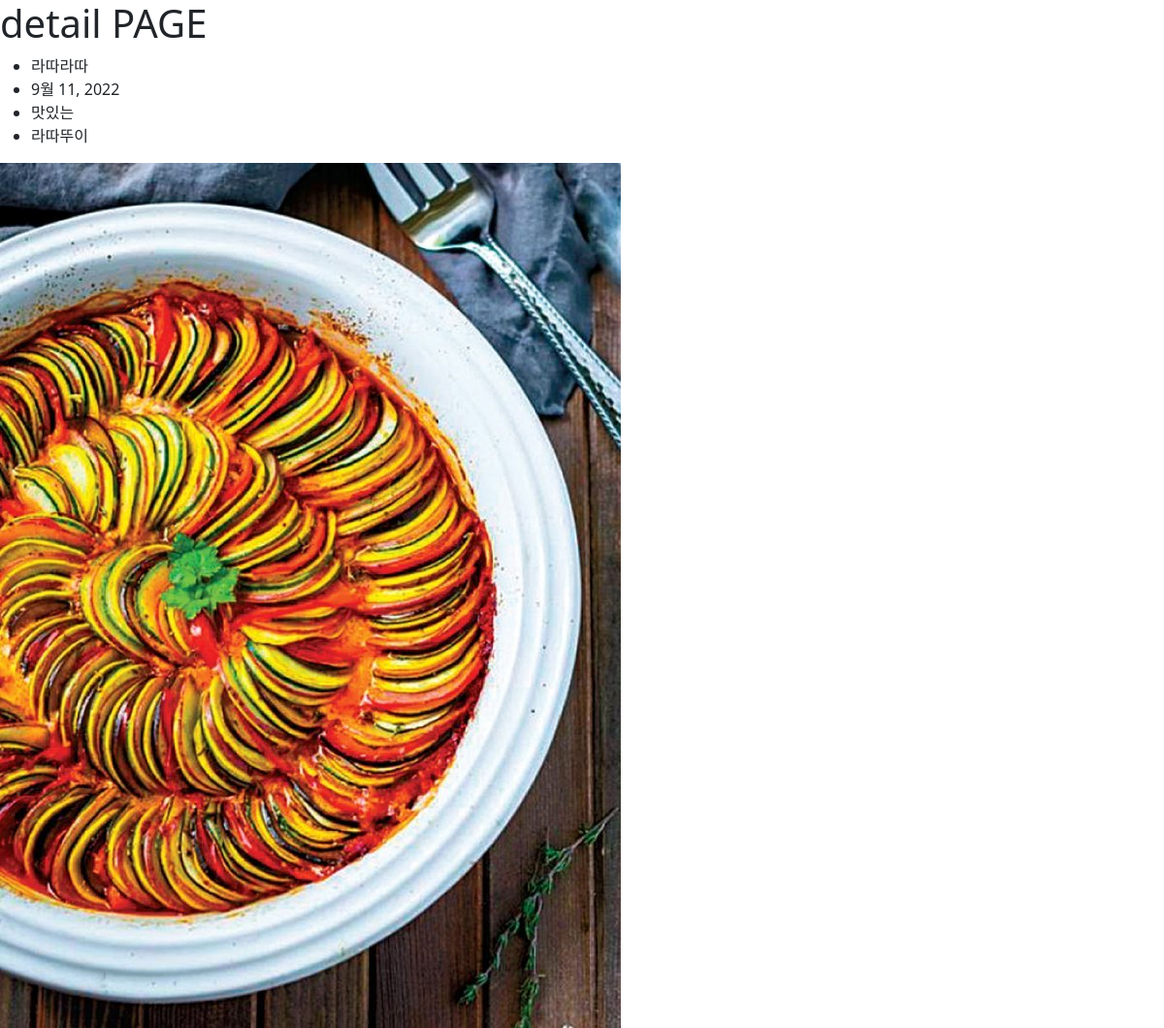
The app's page /5/ with its own data.
### main/models.py (models this page shows, shortened)
class Consume(models.Model):
    date = models.DateField()
    cost = models.IntegerField()
    main_category = models.CharField(max_length=15)
    sub_category = models.CharField(max_length=15)
    detail = models.CharField(max_length=20)
    DC = models.BooleanField(default=False)
    fixed_expenses = models.BooleanField(default=False)
    image = models.ImageField(blank=True)

### main/views.py (the view)
# urls.py: path('<int:account_pk>/', views.detail, name='detail')
def detail(request, account_pk):
    account = Consume.objects.get(pk=account_pk)
    context = {
        'account' : account
    }
    return render(request, 'main/detail.html', context)

### main/templates/main/detail.html (shortened to what this page needs)
{% extends 'base.html' %}
{% block contents %}
<h1>detail PAGE</h1>
<ul>
  <li> {{ account.detail }} </li>
  <li> {{ account.date }} </li>
  <li> {{ account.main_category }} </li>
  <li> {{ account.sub_category }} </li>
</ul>
{% if account.image %}
  <img src="{{ account.image.url }}" alt="">
{% endif %}
{% endblock contents %}

### records on screen
Consume: detail "라따라따", date "9월 11, 2022", main_category "맛있는", sub_category "라따뚜이", image (picture)
